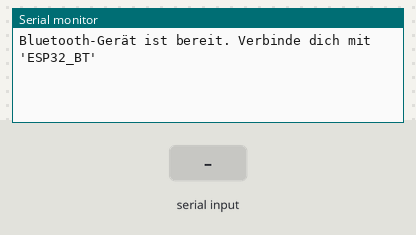
A sketch run on a simulated ESP32. On the bench: the last lines printed to the serial monitor. The test bench sets the inputs (shaded band). Nothing arrives over Bluetooth unless stated.

Above: at 1.2 s.
1.3 s: "1" received over the second serial link
At 1.7 s:
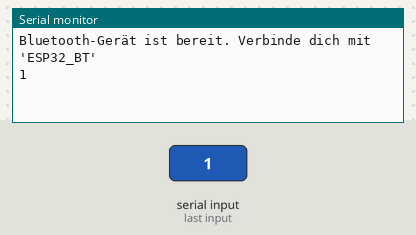
2.8 s: "0" received over the second serial link
At 4.0 s:
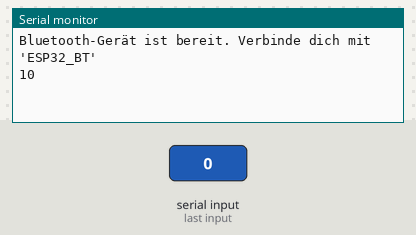

Measured:
- after the input at 1.3 s, the serial monitor: prints a new line at once (image 1)
- after the input at 2.8 s, the serial monitor: prints a new line at once (image 2)

The sketch:

esp32_1_kap6_bt_serial.ino
```cpp
//
// ESP32 - Bluetooth Serial
// Datei: esp32_1_kap6_bt_serial.ino

#include "BluetoothSerial.h"

BluetoothSerial SerialBT;

void setup()
{
  // Serielle Schnittstelle
  Serial.begin(115200);

  // Name Bluetooth
  SerialBT.begin("ESP32_BT");
  Serial.println("Bluetooth-Gerät ist bereit. Verbinde dich mit 'ESP32_BT'");
}

void loop()
{
  if (Serial.available()) {
    SerialBT.write(Serial.read()); // Sende über BT
  }
  if (SerialBT.available()) {
    Serial.write(SerialBT.read()); // Empfange von BT
  }
  delay(20);
}
```
